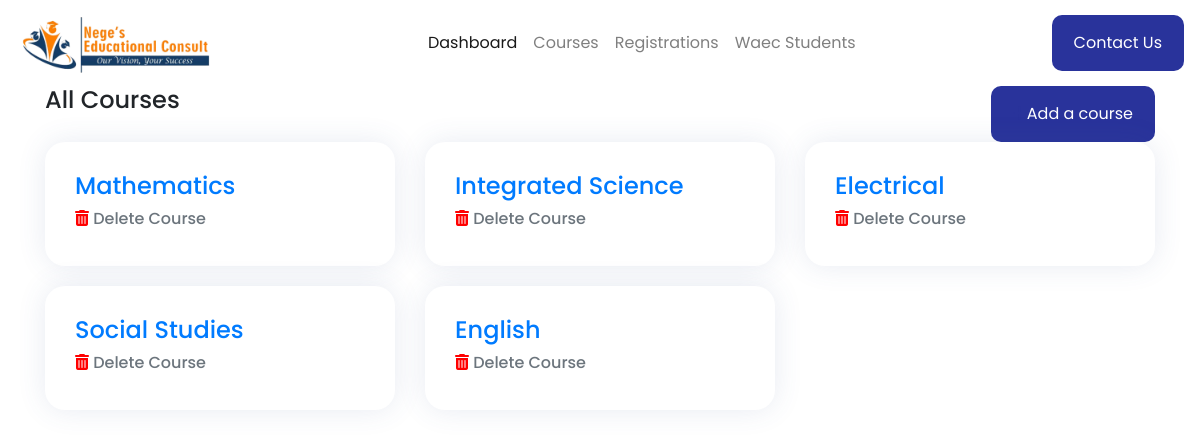
Screenshot of /courses with the database file from the repository.
### app.py (models this page shows, shortened)
class Courses(db.Model):
    id = db.Column(db.Integer, primary_key=True)
    name = db.Column(db.String, nullable=False)
    description = db.Column(db.String)

### app.py (the view)
@app.route("/courses")
def courses():
    courses = Courses.query.all()
    return render_template('courses.html',courses=courses)

### templates/courses.html (shortened to what this page needs)
{% extends "dash.html" %}
{% block body %}
<div class="container">
    <div style="display:flex; justify-content: space-between;">
        <h4>All Courses</h4>
        <a href="{{url_for('addcourse')}}">
            <button class="button"><i class="fa fa-plus" aria-hidden="true"></i>Add a course</button>
        </a>
    </div>
        <div class="row">
            {% for course in courses %}
            <div class="col-md-4">
                <div class="card">
                    <a href="{{url_for('viewcourse', course=course.name)}}">
                        <h4>{{course.name}}</h4>
                    </a>
                    <a href="{{url_for('delete', id=course.id)}}">
                        <h6 class="text-muted"><i style="color: red;" class="fas fa-trash-alt"></i> Delete Course</h4>
                    </a>
                </div>
            </div>
            {% endfor %}
        </div>
    </div>
{% endblock %}

### static/css/style.css (style rules this page uses)
html { scroll-behavior: smooth; }
.button { padding: 8px 16px; background-color:#29339B; color: white; border-radius: 10px; border: none; padding: 16px 22px; }
.card { box-shadow: 0 0 29px 0 rgba(68, 88, 144, 0.12); border: none; padding: 30px; margin-bottom: 20px; display: inherit; border-radius: 20px; }
i { color: #29339B; }
body { font-family: 'Poppins','sans-serif'; }

### rows the page displays
Courses: name "Mathematics"
Courses: name "Integrated Science"
Courses: name "Electrical"
Courses: name "Social Studies"
Courses: name "English"
